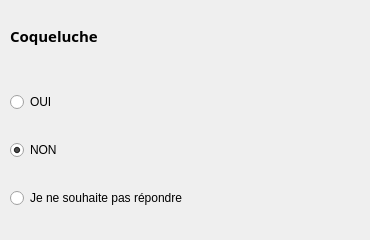
                           <widget class="QWidget" name="widget_105" native="true">
                            <widget class="QLabel" name="label_84">
                             <property name="geometry">
                              <rect>
                               <x>10</x>
                               <y>10</y>
                               <width>351</width>
                               <height>51</height>
                              </rect>
                             </property>
                             <property name="font">
                              <font>
                               <family>Noto Sans</family>
                               <pointsize>11</pointsize>
                               <weight>75</weight>
                               <bold>true</bold>
                              </font>
                             </property>
                             <property name="text">
                              <string>Coqueluche</string>
                             </property>
                            </widget>
                            <widget class="QWidget" name="widget_114" native="true">
                             <property name="geometry">
                              <rect>
                               <x>10</x>
                               <y>70</y>
                               <width>351</width>
                               <height>161</height>
                              </rect>
                             </property>
                             <layout class="QVBoxLayout" name="verticalLayout_77">
                              <item>
                               <widget class="QRadioButton" name="radioButton_130">
                                <property name="text">
                                 <string>OUI</string>
                                </property>
                               </widget>
                              </item>
                              <item>
                               <widget class="QRadioButton" name="radioButton_131">
                                <property name="text">
                                 <string>NON</string>
                                </property>
                                <property name="checked">
                                 <bool>true</bool>
                                </property>
                               </widget>
                              </item>
                              <item>
                               <widget class="QRadioButton" name="radioButton_132">
                                <property name="text">
                                 <string>Je ne souhaite pas répondre</string>
                                </property>
                               </widget>
                              </item>
                             </layout>
                            </widget>
                           </widget>
